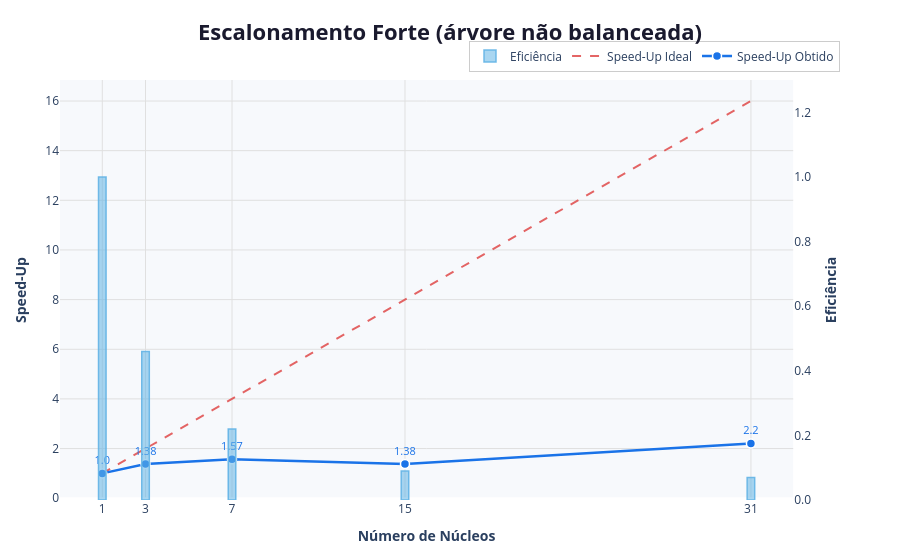

Notebook code for this chart:
### Code cell
# ── Dados hardcoded ──────────────────────────────────────────────────────────
nucleos         = [1, 3, 7, 15, 31]
tempoExecucao   = [11, 8, 7, 8, 5]
speedUpIdeal    = [1, 2, 4, 8, 16, 32]

# ── Cálculo do Speed-Up e da Eficiência ──────────────────────────────────────
speedUp    = []
eficiencia = []

tempoBase = tempoExecucao[0]

for i in range(len(nucleos)):
    valorSpeedUp    = tempoBase / tempoExecucao[i]
    valorEficiencia = valorSpeedUp / nucleos[i]
    speedUp.append(round(valorSpeedUp, 2))
    eficiencia.append(round(valorEficiencia, 2))

# ── Figura com eixo y secundário ─────────────────────────────────────────────
fig = make_subplots(specs=[[{"secondary_y": True}]])

# Barras – Eficiência (eixo y secundário)
fig.add_trace(
    go.Bar(
        x           = nucleos,
        y           = eficiencia,
        name        = "Eficiência",
        marker_color= "rgba(99, 180, 230, 0.55)",
        marker_line = dict(color="rgba(99, 180, 230, 0.9)", width=1.5),
        width       = [0.35] * len(nucleos),
    ),
    secondary_y=True,
)

# Linha – Speed-Up Ideal
fig.add_trace(
    go.Scatter(
        x         = nucleos,
        y         = speedUpIdeal,
        mode      = "lines",
        name      = "Speed-Up Ideal",
        line      = dict(color="#E04B4B", width=2, dash="dash"),
        opacity   = 0.85,
    ),
    secondary_y=False,
)

# Linha – Speed-Up Obtido
fig.add_trace(
    go.Scatter(
        x         = nucleos,
        y         = speedUp,
        mode      = "lines+markers+text",
        name      = "Speed-Up Obtido",
        line      = dict(color="#1A73E8", width=2.5),
        marker    = dict(size=9, symbol="circle", color="#1A73E8",
                         line=dict(color="white", width=1.5)),
        text      = speedUp,
        textposition = "top center",
        textfont  = dict(size=11, color="#1A73E8"),
    ),
    secondary_y=False,
)

# ── Layout ───────────────────────────────────────────────────────────────────
fig.update_layout(
    title=dict(
        text      = "<b>Escalonamento Forte (árvore não balanceada)</b>",
        font      = dict(size=22, color="#1a1a2e"),
        x         = 0.5,
        xanchor   = "center",
    ),
    plot_bgcolor  = "#f7f9fc",
    paper_bgcolor = "#ffffff",
    legend        = dict(
        orientation = "h",
        yanchor     = "bottom",
        y           = 1.02,
        xanchor     = "right",
        x           = 1,
        bgcolor     = "rgba(255,255,255,0.85)",
        bordercolor = "#cccccc",
        borderwidth = 1,
    ),
    xaxis=dict(
        title     = dict(text="<b>Número de Núcleos</b>", font=dict(size=14)),
        tickmode  = "array",
        tickvals  = nucleos,
        ticktext  = [str(n) for n in nucleos],
        gridcolor = "#e0e0e0",
        showgrid  = True,
    ),
    margin = dict(t=80, b=60, l=60, r=60),
    hovermode = "x unified",
)

# Eixo y primário – Speed-Up
fig.update_yaxes(
    title_text  = "<b>Speed-Up</b>",
    gridcolor   = "#e0e0e0",
    showgrid    = True,
    secondary_y = False,
)

# Eixo y secundário – Eficiência
fig.update_yaxes(
    title_text  = "<b>Eficiência</b>",
    range       = [0, 1.3],
    tickformat  = ".1f",
    showgrid    = False,
    secondary_y = True,
)

fig.show()

# ── Tabela no terminal ───────────────────────────────────────────────────────
cabecalho = (
    f"{'Núcleos':>8} | {'T. Execução (s)':>16} | "
    f"{'Speed-Up':>9} | {'S. Ideal':>9} | {'Eficiência':>11}"
)
separador = "-" * len(cabecalho)

print("\n  ESCALONAMENTO FORTE (árvore não balanceada) – Multiplicação de Matrizes (MPI)\n")
print(separador)
print(cabecalho)
print(separador)

for i in range(len(nucleos)):
    linha = (
        f"{nucleos[i]:>8} | "
        f"{tempoExecucao[i]:>16} | "
        f"{speedUp[i]:>9.2f} | "
        f"{speedUpIdeal[i]:>9} | "
        f"{eficiencia[i]:>11.2f}"
    )
    print(linha)

print(separador)

### Figure 1 — Plotly figure (JSON) as saved in the notebook; plotly's stock layout.template omitted (floating-point values rounded to 4 significant figures)
{"data": [{"marker": {"color": "rgba(99, 180, 230, 0.55)", "line": {"color": "rgba(99, 180, 230, 0.9)", "width": 1.5}}, "name": "Eficiência", "type": "bar", "width": [0.35, 0.35, 0.35, 0.35, 0.35], "x": [1, 3, 7, 15, 31], "xaxis": "x", "y": [1, 0.46, 0.22, 0.09, 0.07], "yaxis": "y2"}, {"line": {"color": "#E04B4B", "dash": "dash", "width": 2}, "mode": "lines", "name": "Speed-Up Ideal", "opacity": 0.85, "type": "scatter", "x": [1, 3, 7, 15, 31], "xaxis": "x", "y": [1, 2, 4, 8, 16, 32], "yaxis": "y"}, {"line": {"color": "#1A73E8", "width": 2.5}, "marker": {"color": "#1A73E8", "line": {"color": "white", "width": 1.5}, "size": 9, "symbol": "circle"}, "mode": "lines+markers+text", "name": "Speed-Up Obtido", "text": ["1.0", "1.38", "1.57", "1.38", "2.2"], "textfont": {"color": "#1A73E8", "size": 11}, "textposition": "top center", "type": "scatter", "x": [1, 3, 7, 15, 31], "xaxis": "x", "y": [1, 1.38, 1.57, 1.38, 2.2], "yaxis": "y"}], "layout": {"hovermode": "x unified", "legend": {"bgcolor": "rgba(255,255,255,0.85)", "bordercolor": "#cccccc", "borderwidth": 1, "orientation": "h", "x": 1, "xanchor": "right", "y": 1.02, "yanchor": "bottom"}, "margin": {"b": 60, "l": 60, "r": 60, "t": 80}, "paper_bgcolor": "#ffffff", "plot_bgcolor": "#f7f9fc", "title": {"font": {"color": "#1a1a2e", "size": 22}, "text": "<b>Escalonamento Forte (árvore não balanceada)</b>", "x": 0.5, "xanchor": "center"}, "xaxis": {"anchor": "y", "domain": [0, 0.94], "gridcolor": "#e0e0e0", "showgrid": true, "tickmode": "array", "ticktext": ["1", "3", "7", "15", "31"], "tickvals": [1, 3, 7, 15, 31], "title": {"font": {"size": 14}, "text": "<b>Número de Núcleos</b>"}}, "yaxis": {"anchor": "x", "domain": [0, 1], "gridcolor": "#e0e0e0", "showgrid": true, "title": {"text": "<b>Speed-Up</b>"}}, "yaxis2": {"anchor": "x", "overlaying": "y", "range": [0, 1.3], "showgrid": false, "side": "right", "tickformat": ".1f", "title": {"text": "<b>Eficiência</b>"}}}}
